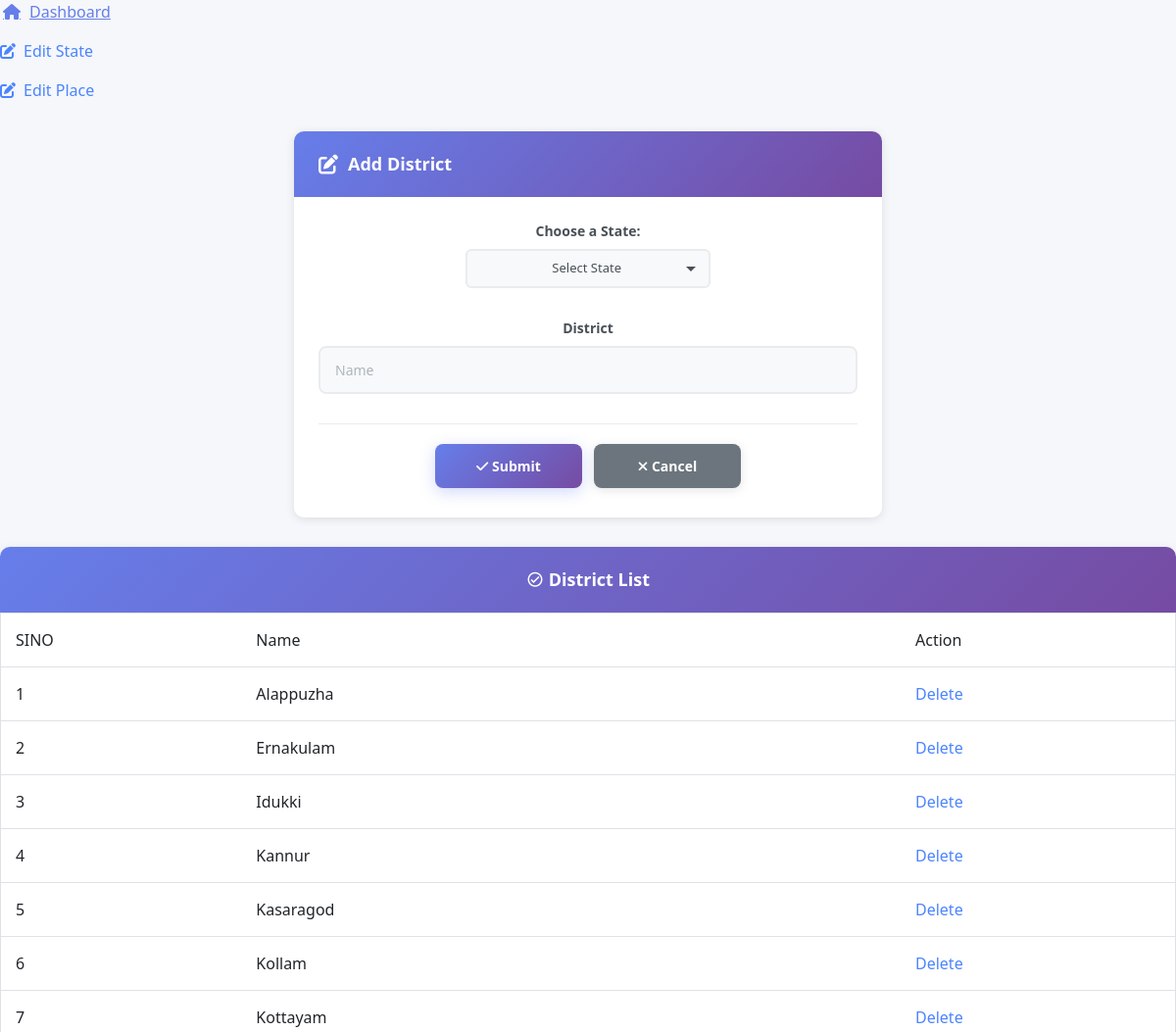
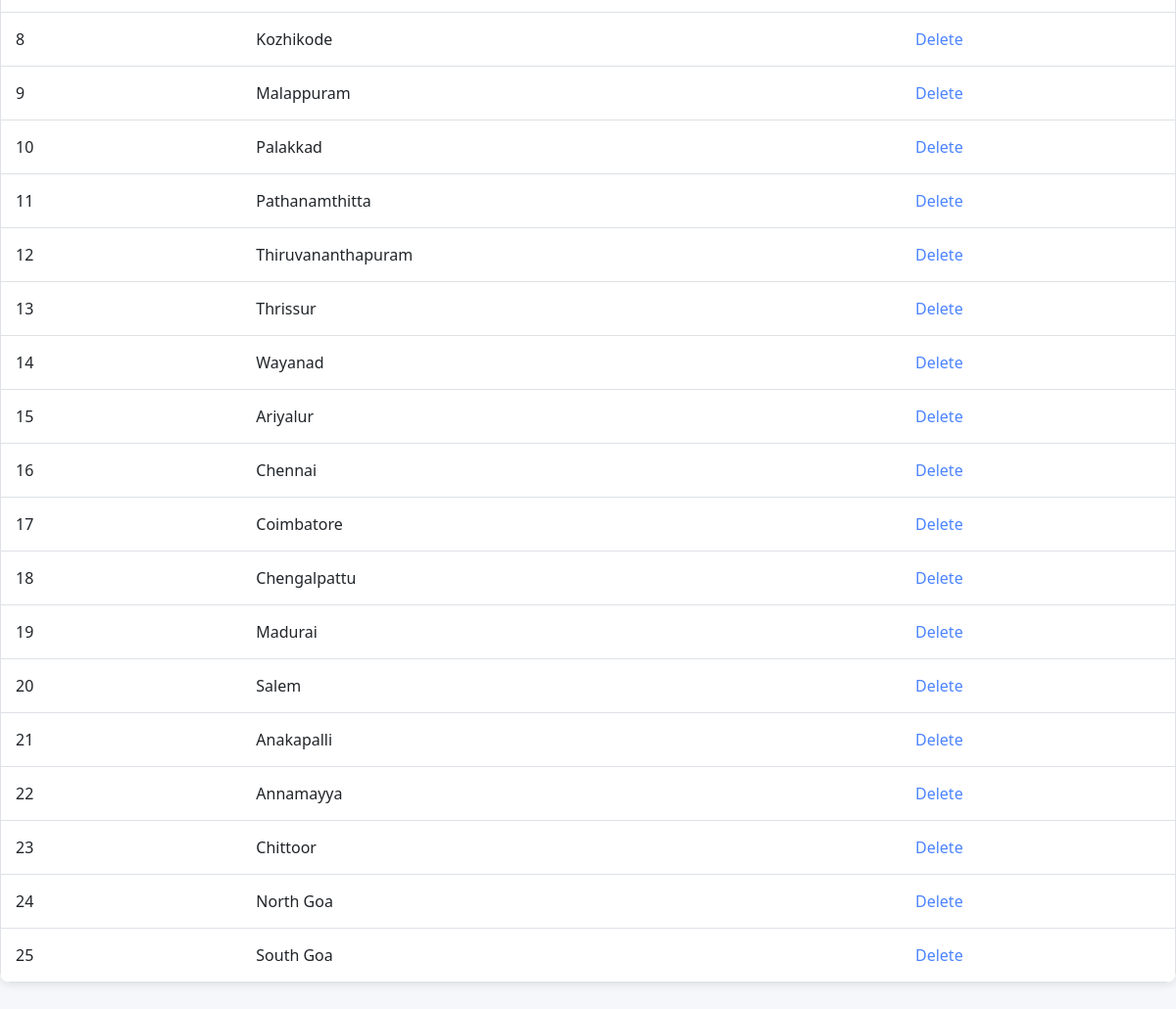
Screenshot of /Admin/District.php with the database file from the repository (2 pictures, top to bottom).
### tables this page shows
CREATE TABLE `tbl_district` (
  `district_id` int(11) NOT NULL,
  `district_name` varchar(50) NOT NULL,
  `state_id` int(11) NOT NULL
);

### Admin/District.php (the view, shortened to what this page needs)
<?php
include("../Assets/Connection/connection.php");
		?>
<!DOCTYPE html PUBLIC "-//W3C//DTD XHTML 1.0 Transitional//EN" "http://www.w3.org/TR/xhtml1/DTD/xhtml1-transitional.dtd">
<html xmlns="http://www.w3.org/1999/xhtml">
<head>
 <link rel="stylesheet" href="https://cdnjs.cloudflare.com/ajax/libs/MaterialDesign-Webfont/7.0.96/css/materialdesignicons.min.css">
    <link href="https://cdnjs.cloudflare.com/ajax/libs/bootstrap/5.3.0/css/bootstrap.min.css" rel="stylesheet">
    <link rel="stylesheet" href="https://cdnjs.cloudflare.com/ajax/libs/font-awesome/6.4.0/css/all.min.css">
   <link rel="stylesheet" href="../Assets/Templates/Admin/Admin-Template/Styles/Dashboard.css">
    <link rel="stylesheet" href="../Assets/Templates/Admin/Admin-Template/Styles/ButtonImage.css">
	  <link rel="stylesheet" href="../Assets/Templates/Admin/Admin-Template/Styles/FormsTextbox.css">
    <link rel="stylesheet" href="../Assets/Templates/Admin/Admin-Template/Styles/Dropdown.css">
</head>
<body>
  <p> <a href="AdminHome.php" class="link-with-icon">
        <i class="fas fa-home"></i>
        Dashboard
        </a>
</p>
<p> <a href="State.php" class="link-with-icon">
        <i class="fas fa-edit"></i>
        Edit State
        </a>
</p>
<p> <a href="place.php" class="link-with-icon">
        <i class="fas fa-edit"></i>
        Edit Place
        </a>
</p>
<center>
<form id="form1" name="form1" method="post" action="">
  <div class="form-container">
    <div class="form-header">
      <i class="fas fa-edit"></i> Add District
    </div>
<br>
    <label for="txt_name2" class="form-label" style="display:block; text-align:center;">Choose a State:</label>
	<select name="State" id="State" class="custom-dropdown">
    <option value="">&nbsp&nbsp&nbsp&nbsp&nbsp&nbsp&nbsp&nbsp&nbsp&nbsp&nbsp&nbsp&nbsp&nbsp&nbsp&nbsp&nbsp&nbsp&nbsp&nbsp&nbsp
                     Select State  </option>
    </select>
    <div class="form-body">
      <div class="form-group">
        <label for="txt_name2" class="form-label">District</label>
        <input type="text" name="txt_name" id="txt_name2" class="form-control" placeholder="Name" required />
      </div>
      <div class="form-actions">
        <button type="submit" name="btn_submit" id="btn_submit" class="btn-primary">
          <i class="fas fa-check"></i> Submit
        </button>
        <button type="reset" name="txt_cancel" id="txt_cancel" class="btn-secondary">
          <i class="fas fa-times"></i> Cancel
        </button>
      </div>
    </div>
</div>
</center>
</body>
</html>
<html>
    <head>
</head>
    <body>
        <center>
            <div class="table-container">
<div class="table-header">
<i class="mdi mdi-check-circle-outline"></i> District List
</div>
  <div class="table-responsive">
<table border="1" height="150" class="table">
   <tr>
         <td>SINO</td>
         <td>Name</td>
         <td>Action</td>
   </tr>
   <?php
   $i=0;
   $selqry="select * from tbl_district";
   $rows=$con->query($selqry);
   while($data=$rows->fetch_assoc())
   {
	    $i++;
	?>
	<tr>
	    <td><?php echo $i ?></td>
        <td><?php echo $data['district_name'] ?></td>
        <td><a href="District.php?clrID=<?php echo $data['district_id']?>">Delete</a></td>
</tr>
   <?php
   }
   ?>
 </table>
 </div>
 </div>
</center>
</body>
</html>

### Assets/Templates/Admin/Admin-Template/Styles/Dashboard.css (style rules this page uses)
:root { --primary-color: #4c84ff; --secondary-color: #6c757d; --success-color: #28a745; --danger-color: #dc3545; --warning-color: #ffc107; --info-color: #17a2b8; --light-color: #f8f9fa; --dark-color: #343a40; --sidebar-width: 280px; }
* { margin: 0; padding: 0; box-sizing: border-box; }
body { font-family: 'Segoe UI', Tahoma, Geneva, Verdana, sans-serif; background-color: #f5f7fa; color: #333; }
.table-container { background: white; border-radius: 10px; box-shadow: 0 2px 10px rgba(0,0,0,0.1); margin-bottom: 30px; overflow: hidden; }
.table-header { background: linear-gradient(135deg, #667eea 0%, #764ba2 100%); color: white; padding: 20px 25px; font-size: 18px; font-weight: 600; }
.table-responsive { border-radius: 0 0 10px 10px; }
.table { margin-bottom: 0; }
.table td { padding: 15px; vertical-align: middle; border-bottom: 1px solid #dee2e6; }
.table-container { animation: fadeIn 0.5s ease; }

### Assets/Templates/Admin/Admin-Template/Styles/ButtonImage.css (style rules this page uses)
.btn-primary { padding: 12px 30px; background: linear-gradient(135deg, #667eea 0%, #764ba2 100%); color: white; border: none; border-radius: 8px; font-size: 14px; font-weight: 600; cursor: pointer; text-decoration: none; display: inline-block; transition: all 0.3s ease; box-shadow: 0 4px 15px rgba(102, 126, 234, 0.3); }
.btn-secondary { padding: 12px 30px; background: #6c757d; color: white; border: none; border-radius: 8px; font-size: 14px; font-weight: 600; cursor: pointer; text-decoration: none; display: inline-block; transition: all 0.3s ease; box-shadow: 0 2px 10px rgba(108, 117, 125, 0.2); }
a { color: #4c84ff; text-decoration: none; transition: all 0.3s ease; }
.link-with-icon { display: inline-flex; align-items: center; gap: 8px; color: #4c84ff; text-decoration: none; font-weight: 500; transition: all 0.3s ease; }
.link-with-icon i { font-size: 16px; transition: transform 0.3s ease; }

### Assets/Templates/Admin/Admin-Template/Styles/FormsTextbox.css (style rules this page uses)
.form-container { background: white; border-radius: 10px; box-shadow: 0 2px 10px rgba(0,0,0,0.1); max-width: 600px; margin: 30px auto; overflow: hidden; animation: fadeIn 0.5s ease; }
.form-header { background: linear-gradient(135deg, #667eea 0%, #764ba2 100%); color: white; padding: 20px 25px; font-size: 18px; font-weight: 600; display: flex; align-items: center; gap: 10px; }
.form-header i { font-size: 20px; }
.form-body { padding: 30px 25px; }
.form-group { margin-bottom: 25px; }
.form-label { display: block; margin-bottom: 8px; color: #495057; font-weight: 600; font-size: 14px; }
.form-control { width: 100%; padding: 12px 15px; border: 2px solid #e9ecef; border-radius: 8px; font-size: 14px; font-family: 'Segoe UI', Tahoma, Geneva, Verdana, sans-serif; color: #495057; background-color: #f8f9fa; transition: all 0.3s ease; outline: none; }
.form-control::placeholder { color: #adb5bd; }
.form-actions { display: flex; gap: 12px; justify-content: center; margin-top: 30px; padding-top: 20px; border-top: 1px solid #e9ecef; }
.form-actions button, .form-actions input[type="submit"], .form-actions input[type="reset"], .form-actions input[type="button"] { flex: 1; max-width: 150px; }

### Assets/Templates/Admin/Admin-Template/Styles/Dropdown.css (style rules this page uses)
.custom-dropdown { width: 250px; padding: 8px 12px; border: 2px solid #e9ecef; border-radius: 6px; font-size: 13px; font-family: 'Segoe UI', Tahoma, Geneva, Verdana, sans-serif; color: #495057; background-color: #f8f9fa; cursor: pointer; transition: all 0.3s ease; outline: none; background-repeat: no-repeat; background-position: right 12px center; padding-right: 32px; appearance: none; }
.custom-dropdown option { padding: 6px 8px; font-size: 13px; color: #495057; background: white; }

### rows the page displays
tbl_district: district_name "Alappuzha"
tbl_district: district_name "Ernakulam"
tbl_district: district_name "Idukki"
tbl_district: district_name "Kannur"
tbl_district: district_name "Kasaragod"
tbl_district: district_name "Kollam"
tbl_district: district_name "Kottayam"
tbl_district: district_name "Kozhikode"
tbl_district: district_name "Malappuram"
tbl_district: district_name "Palakkad"
tbl_district: district_name "Pathanamthitta"
tbl_district: district_name "Thiruvananthapuram"
tbl_district: district_name "Thrissur"
tbl_district: district_name "Wayanad"
tbl_district: district_name "Ariyalur"
tbl_district: district_name "Chennai"
tbl_district: district_name "Coimbatore"
tbl_district: district_name "Chengalpattu"
tbl_district: district_name "Madurai"
tbl_district: district_name "Salem"
tbl_district: district_name "Anakapalli"
tbl_district: district_name "Annamayya"
tbl_district: district_name "Chittoor"
tbl_district: district_name "North Goa"
tbl_district: district_name "South Goa"
